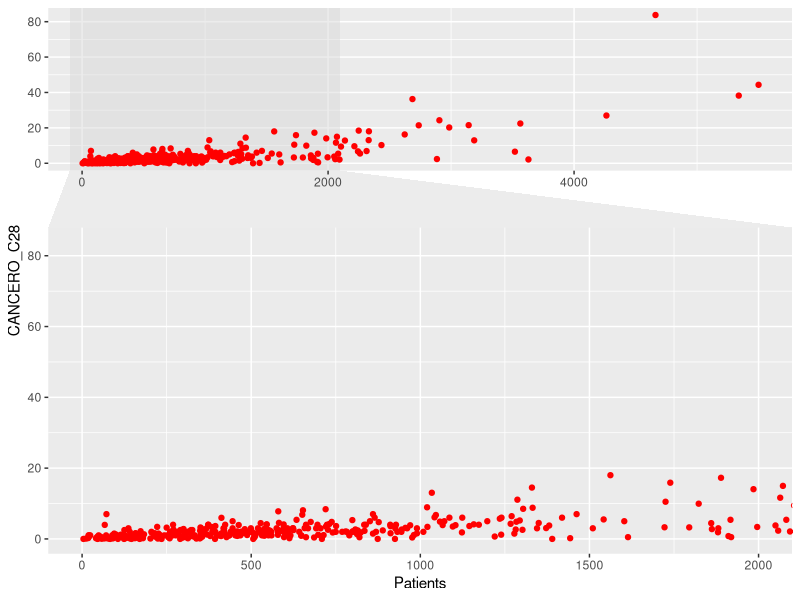
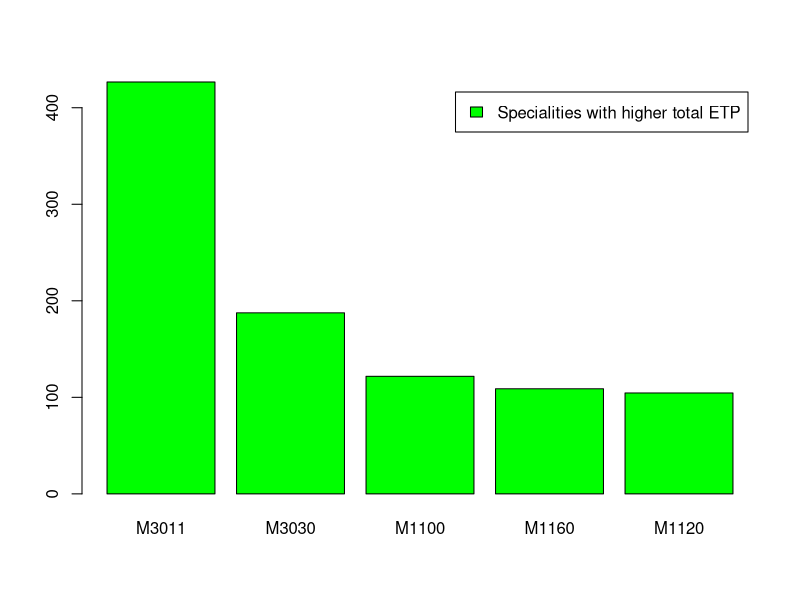

Here is the R script that generated these plots, in order:
## ---- chunk 1
#To run first
#Imports of packages
library('tidyverse')
library("ggforce") #for graphs
library("dplyr") #for sql data manipulation
library("sqldf")
library("lmtest") #for Breusch-Pagan Test for etero
## ---- chunk 2

getwd()
setwd(dirname(rstudioapi::getActiveDocumentContext()$path))

cancero <- read.csv(file = "Donnees-20221103/CANCERO_2019.csv",
                    header = TRUE, sep = ";", dec = ".")

desc_cancero <- read.csv(file = "Donnees-20221103/Desc_Cancero_Urgences.csv",
                         header = TRUE, sep = ",", dec = ".")

urgences2019  <- read.csv(file = "Donnees-20221103/URGENCES2_2019.csv",
                         header = TRUE, sep = ";", dec = ".")

urgences2020  <- read.csv(file = "Donnees-20221103/URGENCES2_2020.csv",
                         header = TRUE, sep = ";", dec = ".")

Q20 <- read.csv(file = "Donnees-20221103/Q20_2019.csv",
                         header = TRUE, sep = ";", dec = ".")

desc_Q20 <- read.csv(file = "Donnees-20221103/Desc_Q20.csv",
                         header = TRUE, sep = ",", dec = ".")

## ---- chunk 3
#attach databases, only run once
attach(cancero)
attach(desc_cancero)

## ---- chunk 4
#Define functions

#given an iterable X returns a vector without doublons of elements in L
no_doublons <- function(X){
      L <- list()
      for (x in X){
            if (! x %in% L){
                  L <- c(L,x)
            }
      }
      return(L)
}

#sum excluding na values
sum2 <- function(vector) {
      return(sum(vector[! is.na(vector)]))
}
## ---- chunk 5
N_chem_adults_MCO <- sum(CANCERO_A11[! is.na(CANCERO_A11)])
## ---- chunk 6
N_chem_adults_HAD <- sum(CANCERO_B11[! is.na(CANCERO_B11)]) 
N_chem_childs_MCO <- sum(CANCERO_C11[! is.na(CANCERO_C11)]) 
N_chem_childs_HAD <- sum(CANCERO_D11[! is.na(CANCERO_D11)]) 

HAD_tot <- N_chem_adults_HAD + N_chem_childs_HAD
MCO_tot <- N_chem_adults_MCO + N_chem_childs_MCO
print(paste("The HAD adults percentage is:", as.character(N_chem_adults_HAD/HAD_tot),
      " The MCO adults percentage is: ", as.character(N_chem_adults_MCO/MCO_tot)))
#use sprintf
## ---- chunk 7
cancero$Patients <- CANCERO_A11 + CANCERO_B11 + CANCERO_C11 + CANCERO_D11


ggplot(cancero) + 
      geom_point(aes(x = Patients, y = CANCERO_C28), col = "red")+
      facet_zoom(xlim = c(0, 2000)) #zoom

## ---- chunk 8
#il y a un souci ici je pense A REVOIR
#urgenero <- merge(cancero, urgences, by = "FI") #inner join
urgtot <- urgences2019$dt80 + urgences2019$dt18
prop <- urgences2019$dt18 / urgtot
sprintf("l’unité d’urgence générale pour laquelle la proportion de patients de moins de 18 ans est la plus élevée est FI = %s", 
         urgences2019$FI[which.max(prop)])
## ---- chunk 9
nb_unit_lit_nouveaux <- 0
nb_lit_nouveaux<-urgences2019[urgences2019$URG == "GEN","LIT_UHCD"]-urgences2020[urgences2019$URG == "GEN", "LIT_UHCD"]
nb_lit_nouveaux<-nb_lit_nouveaux[!is.na(nb_lit_nouveaux)]
for(i in seq(1,length(nb_lit_nouveaux))){
  if (nb_lit_nouveaux[i] > 0){
    nb_unit_lit_nouveaux <- nb_unit_lit_nouveaux +1
  }
}
sprintf("nombre d’unites générales qui ont rajoute des lits en 2020 par rapport a 2019 : %i", nb_unit_lit_nouveaux)
## ---- chunk 10
d = dim(Q20)
colran = 1:d[2]
rowran = 1:d[1]
for (i in colran) {
      n_na = length(rowran[is.na(Q20[,i])])  
      name = names(Q20)[i]
      print(sprintf("La proportion de donnèes manquantes de %s est %.3f per cent",
                     name,  n_na/d[1]*100))
}

## ---- chunk 11
#I STILL NEED TO POLISH IT o(*^＠^*)o
#maybe i should've add it directly as a new vairable but ok
#trying to use sqsl in R
#Names of all specialities, last is "total"
specialites <- sqldf('select distinct "Label.modalité", "Valeur.Modalité"
                      from desc_Q20
                      where "Variable" = "EFFSALPLF" or
                      "Variable" = "EFFSALPLH"')

propH <- t(rbind(specialites[, 1], specialites[, 2], specialites[,1])) #has one row for every speciality and 3 columns
len <- dim(propH)[1]

#Could've also added a new variable to specialites
for (i in 1:len) {
      job <- propH[i,]
      H_indices <- Q20$"PERSO" == job[2]
      F_indices <- Q20$"PERSO" == job[2]
      Hommes_job_total <- sum2(Q20$"EFFSALPLH"[H_indices])
      Femmes_job_total <- sum2(Q20$"EFFSALPLF"[F_indices])
      job_total <- Hommes_job_total + Femmes_job_total

      propH[i,3] <- Hommes_job_total / job_total
}
## ---- chunk 12
i <- which.max(propH[,3])
sprintf("%s has a male staff percentage of %.2f%%", propH[i,1], as.double(propH[i,3])*100)
## ---- chunk 13
i <- which.min(propH[,3])
sprintf("%s has a male staff percentage of %.2f%%", propH[i,1], as.double(propH[i,3])*100)
## ---- chunk 14
dist_vector <- abs(as.double(propH[,3]) - 1/2)
i <- which.min(propH[,3])
sprintf("%s has a male staff percentage of %.2f%%", propH[i,1], as.double(propH[i,3])*100)
## ---- chunk 15

specialites$ETP_tot <- rep(0,len)

for (i in 1:len) {
      indices <- Q20$"PERSO" == specialites[i,2] #finds indices corresponding to speciality ID
      tot_ETP <- sum2(Q20$"ETP_PU"[indices])
      specialites$ETP_tot[i] <- tot_ETP
}

ordered_specialites <- specialites[order(specialites$ETP_tot, decreasing = TRUE),]

## ---- chunk 16
indices <- c(1,3)
print(ordered_specialites[2:6,indices]) #the first line is the total
short_ordered_specialites <- ordered_specialites[2:6,]

barplot(height = short_ordered_specialites[,3], names.arg = short_ordered_specialites[,2], legend.text = "Specialities with higher total ETP", col = "green")


## ---- chunk 17
#variables we care about: Patients, CANCERO_C28 of cancero
model_cancero <- lm(CANCERO_C28 ~ Patients, data = cancero)
bptest(model_cancero)

## ---- chunk 18
cancero$log_Patients <- log10(cancero$Patients)
cancero$log_CANCERO_C28 <- log10(cancero$CANCERO_C28)
model2_cancero <- lm(CANCERO_C28 ~ log_Patients, data = cancero)
bptest(model2_cancero)
